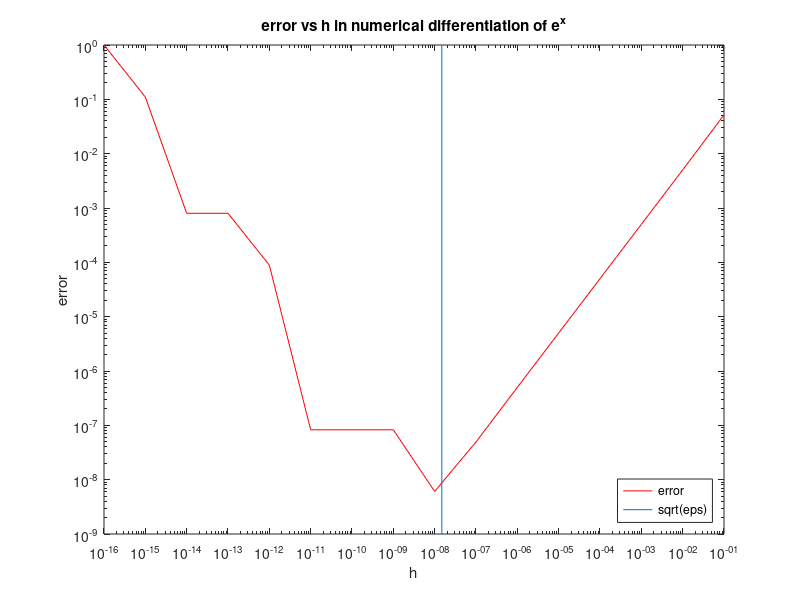

MATLAB code for this plot:
%% 1 (b)& (e)
format long e
f = @(x) exp(x);
fprime = @(x) exp(x); %explicit derivative
%initializing a and h
a =0 ;
h = logspace (-1,-16,16);
%calculating error 
actualDiff = fprime(a);
diffApprox = (f(a+h) - f(a))./ h;
error = abs(diffApprox - actualDiff);
loglog(h,error,'r')
hold on
%1e)
line([sqrt(eps),sqrt(eps)],[get(gca,'ylim')])
xlabel('h')
ylabel('error')
title('error vs h in numerical differentiation of e^x')
legend('error', 'sqrt(eps)','location','southeast')
% Yes the result aggrees with the data that I
% plotted in (b)


